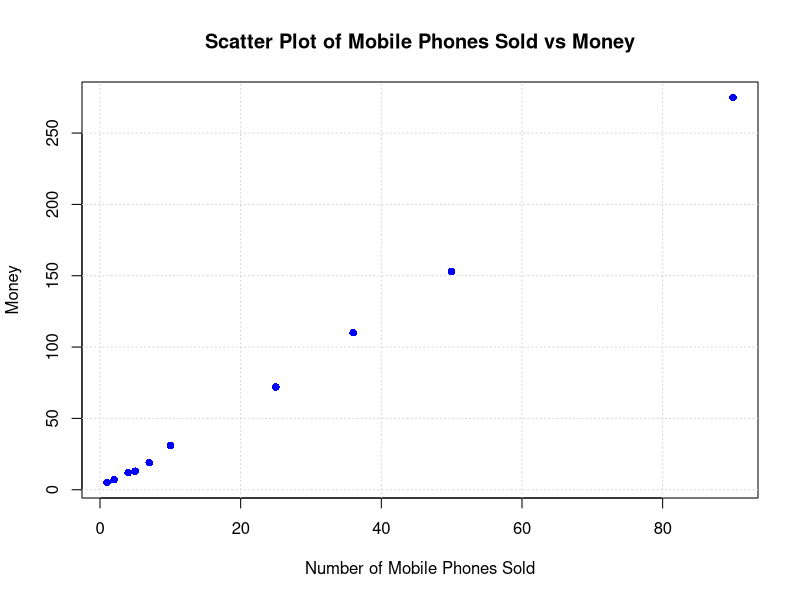

This chart was generated by the following R code:
x <- c(4, 1, 5, 7, 10, 2, 50, 25, 90, 36)
y <- c(12, 5, 13, 19, 31, 7, 153, 72, 275, 110)
plot(x, y, main="Scatter Plot of Mobile Phones Sold vs Money",
     xlab="Number of Mobile Phones Sold", ylab="Money",
     pch=16, col="blue")
grid()